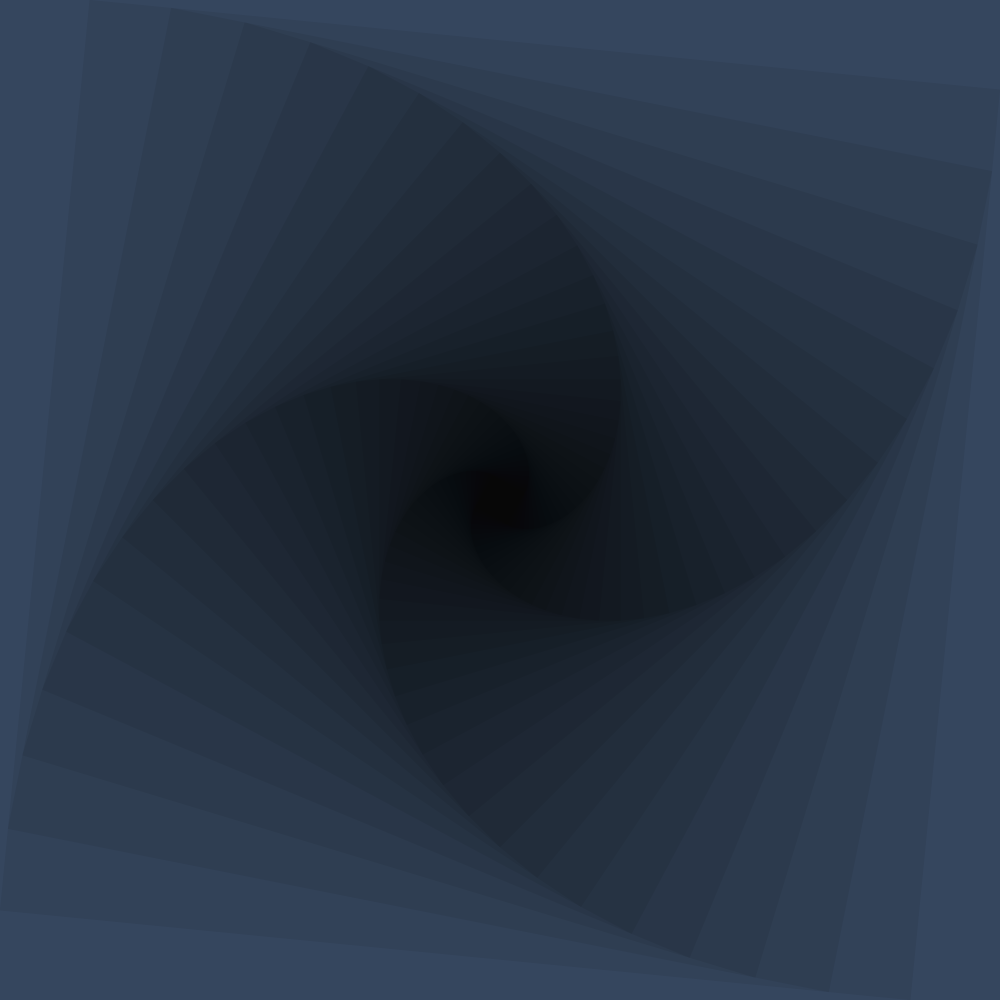
Frame 1 (no input)
Frame 2 (the mouse pressed at the canvas centre, redrawn once): identical to frame 1, image omitted

The Processing sketch that drew this single still picture (run headless with seeded random() and noise(); the mouse was pressed at the canvas centre and the sketch redrawn once):

// Processing sketch: tumblrThing
// ── tumblrThing.pde
void setup() {
  size(1000, 1000);
  noLoop();
}

void draw() {
  rectMode(CENTER);
  int n = 1;
  translate(width / float(n) * 0.5, height / float(n) * 0.5);
  background(57, 75, 100);
  fill(0, 16);
  stroke(0);
  noStroke();

  for (int y = 0; y < n; y++) {
    pushMatrix();
    translate(0, y * width / float(n));
    for (int x = 0; x < n; x++) {
      pushMatrix();
      translate(x * width / float(n), 0);
      scale(1 / (float)n);
      r(width, PI / 32.0, 200);
      popMatrix();
    }
    popMatrix();
  }
}

void r(float s, float angle, int iterations) {
  rect(0, 0, s, s);

  rotate(angle);
  if (--iterations >= 1) {
    r(s * 0.915, angle, iterations);
  }
}
